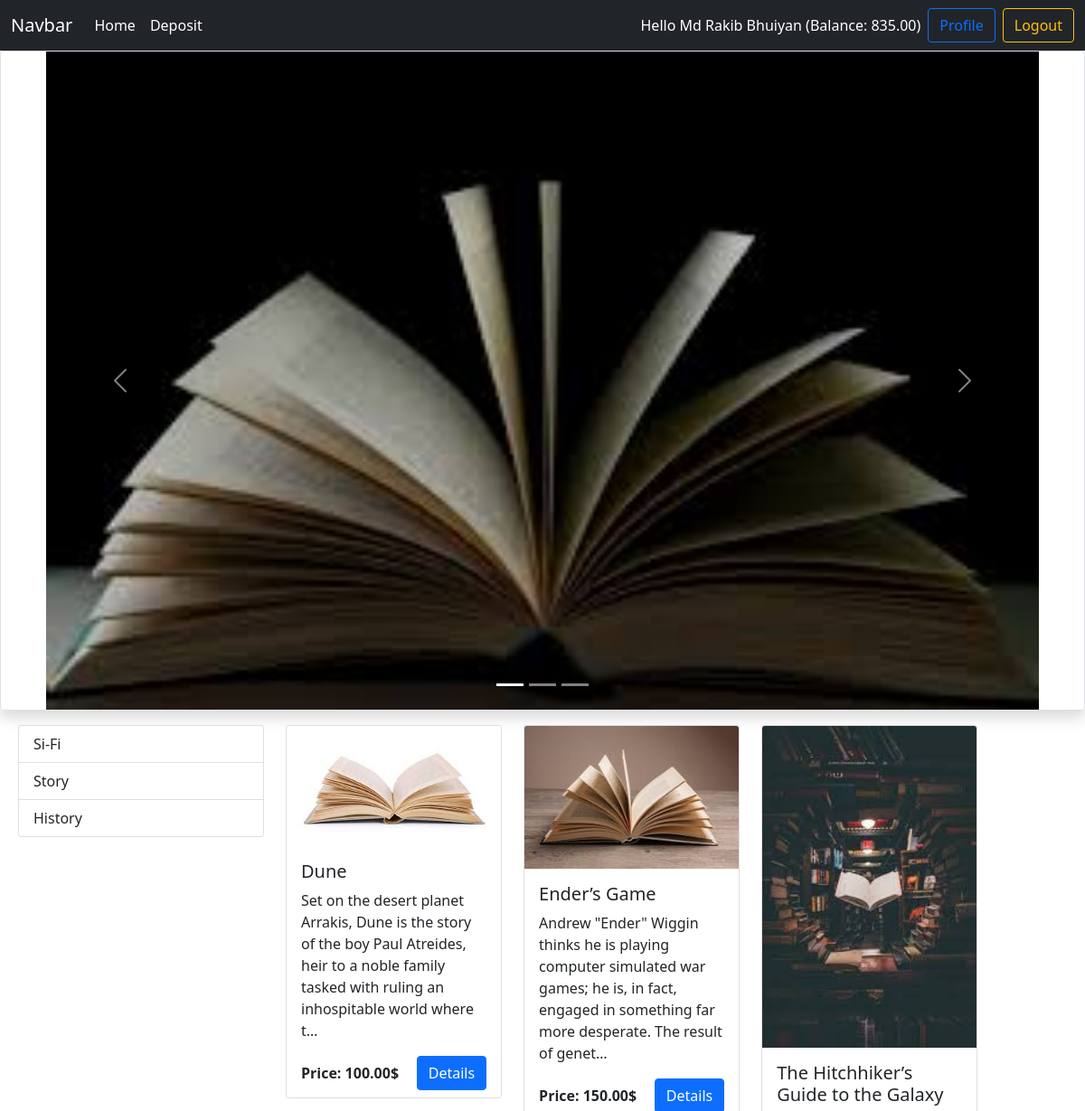
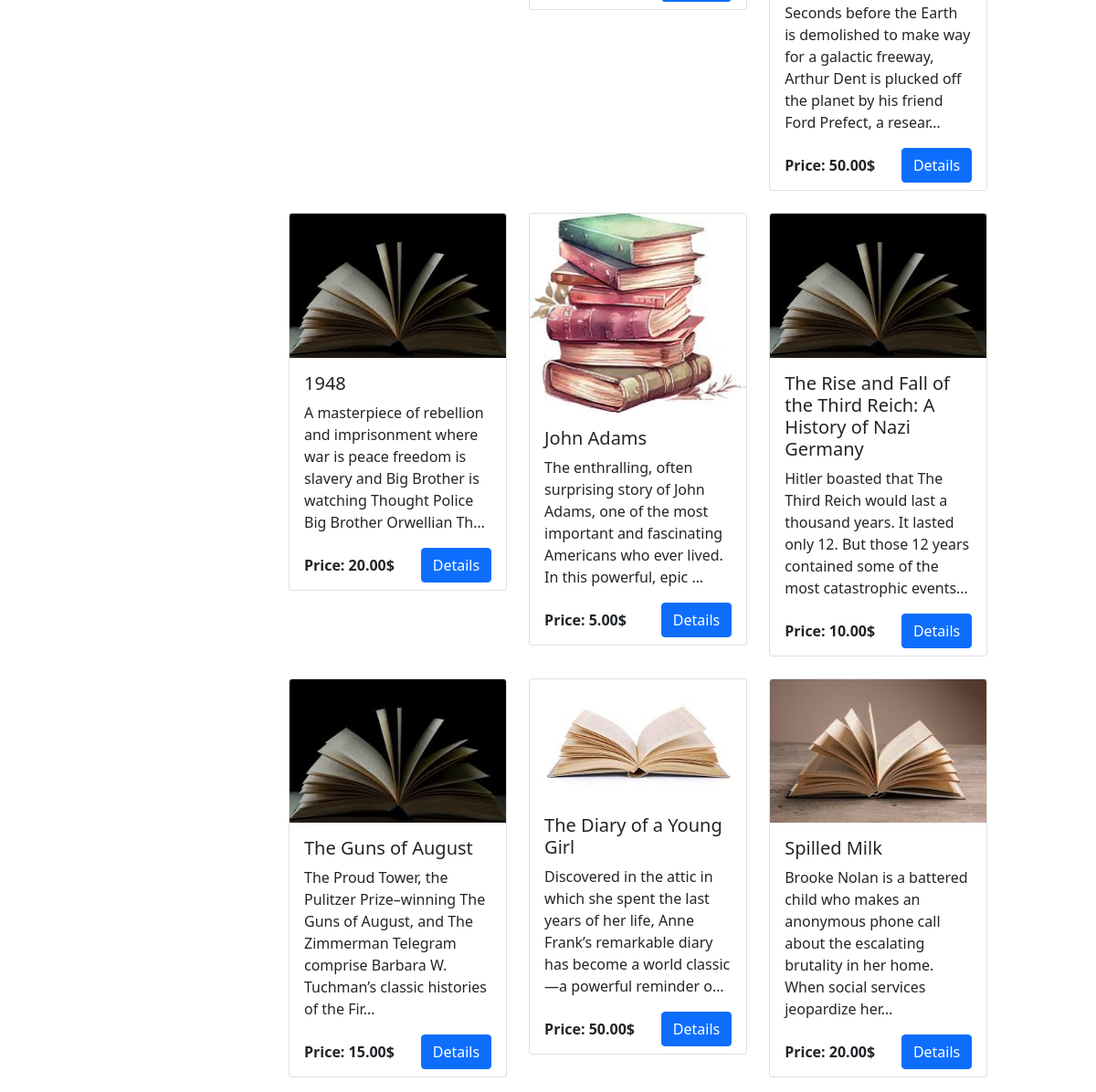
Screenshot of / (signed in) with the database file from the repository (2 pictures, top to bottom).
### Accounts/models.py (models this page shows, shortened)
class DepositModels(models.Model):
    user = models.OneToOneField(User,on_delete=models.CASCADE,related_name='account')
    deposit = models.DecimalField(default=0,decimal_places=2,max_digits=12)

### Books/models.py (models this page shows, shortened)
class CategoryModel(models.Model):
    category = models.CharField(max_length=30)

class BookModel(models.Model):
    name = models.CharField(max_length=100)
    image = models.ImageField(upload_to='Media/',blank=True)
    description = models.TextField()
    borrowingPrice = models.DecimalField(decimal_places=2,max_digits=5)
    category = models.ForeignKey(CategoryModel,on_delete=models.CASCADE)

### Core/views.py (the view)
# urls.py: path('',HomePage,name='homepage'),
def HomePage(request):
    category = CategoryModel.objects.all()
    books = BookModel.objects.all()
    return render(request,'home.html',{'categorys':category,'books':books})

### templates/home.html
{% extends "base.html" %}
{% load static %}
{% block content %}
<div class="border rounded shadow">
    {% include "carousel.html" %}
</div>
<div class="row my-3 mx-2">
    <div class="col-sm-12 col-md-3">
      <div class="list-group" id="list-tab" role="tablist">
        {% for category in categorys %}
        <a class="list-group-item list-group-item-action fw-semibold" href={% url "viewByCategory" category.id %} role="tab" aria-controls="list-home">{{category.category}}</a>
        {% endfor %}
      </div>
    </div>
    <div class="col-sm-12 col-md-8">
      <div class="tab-content" id="nav-tabContent">
        <div class="row row-cols-1 row-cols-md-3 g-4">
        {% for book in books %}
            <div class="col">
              <div class="card">
                <img src="{% static book.image %}" class="card-img-top" alt="...">
                <div class="card-body">
                  <h5 class="card-title">{{book.name}}</h5>
                  <p class="card-text">{{book.description|truncatechars:150}}</p>
                </div>
              <div class="d-flex align-items-center justify-content-between mx-3 pb-2">
                <p class="fw-bold mb-0">Price: {{book.borrowingPrice}}$</p>
                <a class="btn btn-primary" href={% url "detailsview" book.id %}>Details</a>
              </div>
              </div>
            </div>
        {% endfor %}
        </div>
      </div>
    </div>
  </div>
{% endblock content %}

### templates/navbar.html (shortened to what this page needs)
<nav class="navbar navbar-expand-lg navbar-dark bg-dark">
    <div class="container-fluid">
      <a class="navbar-brand" href={% url "homepage" %}>Navbar</a>
      <div class="collapse navbar-collapse" id="navbarSupportedContent">
        <ul class="navbar-nav me-auto mb-2 mb-lg-0">
          <li class="nav-item">
            <a class="nav-link active" aria-current="page" href={% url "homepage" %}>Home</a>
          </li>
          {% if user.is_authenticated %}
          <li class="nav-item">
            <a class="nav-link active" aria-current="page" href={% url "deposit" %}>Deposit</a>
          </li>
          {% endif %}
        </ul>
        <div class="d-flex align-items-center">
          {% if user.is_authenticated %}
          <p class="text-white mb-0 me-2">Hello {{request.user.first_name}} {{request.user.last_name}} (Balance: {{request.user.account.deposit}}) </p>
          <a class="btn btn-outline-primary" href={% url "profile" %}>Profile</a>
          <a class="btn btn-outline-warning ms-2" href={% url "logout" %}>Logout</a>
          {% else %}
          {% comment %} <p class="text-white m-0 p-0">Balance: taka <p> {% endcomment %}
          <a class="btn btn-outline-primary" href={% url "singup" %}>SingUp</a>
          <a class="btn btn-outline-warning ms-2" href={% url "login" %}>Login</a>
          {% endif %}
        </div>
      </div>
    </div>
  </nav>

### rows the page displays
CategoryModel: category "Si-Fi"
CategoryModel: category "Story"
CategoryModel: category "History"
BookModel: image (picture), name "Dune", description "Set on the desert planet Arrakis, Dune is the story of the boy Paul Atreides, heir to a noble family tasked with ruling an inhospitable world where t…", borrowingPrice "100.00"
BookModel: image (picture), name "Ender’s Game", description "Andrew \"Ender\" Wiggin thinks he is playing computer simulated war games; he is, in fact, engaged in something far more desperate. The result of genet…", borrowingPrice "150.00"
BookModel: image (picture), name "The Hitchhiker’s Guide to the Galaxy", description "Seconds before the Earth is demolished to make way for a galactic freeway, Arthur Dent is plucked off the planet by his friend Ford Prefect, a resear…", borrowingPrice "50.00"
BookModel: image (picture), name "1948", description "A masterpiece of rebellion and imprisonment where war is peace freedom is slavery and Big Brother is watching Thought Police Big Brother Orwellian Th…", borrowingPrice "20.00"
BookModel: image (picture), name "John Adams", description "The enthralling, often surprising story of John Adams, one of the most important and fascinating Americans who ever lived. In this powerful, epic …", borrowingPrice "5.00"
BookModel: image (picture), name "The Rise and Fall of the Third Reich: A History of Nazi Germany", description "Hitler boasted that The Third Reich would last a thousand years. It lasted only 12. But those 12 years contained some of the most catastrophic events…", borrowingPrice "10.00"
BookModel: image (picture), name "The Guns of August", description "The Proud Tower, the Pulitzer Prize–winning The Guns of August, and The Zimmerman Telegram comprise Barbara W. Tuchman’s classic histories of the Fir…", borrowingPrice "15.00"
BookModel: image (picture), name "The Diary of a Young Girl", description "Discovered in the attic in which she spent the last years of her life, Anne Frank’s remarkable diary has become a world classic—a powerful reminder o…", borrowingPrice "50.00"
BookModel: image (picture), name "Spilled Milk", description "Brooke Nolan is a battered child who makes an anonymous phone call about the escalating brutality in her home. When social services jeopardize her…", borrowingPrice "20.00"

### other values shown
{{ request.user.first_name }} "Md Rakib"
{{ request.user.last_name }} "Bhuiyan"
{{ request.user.account.deposit }} "835.00"
